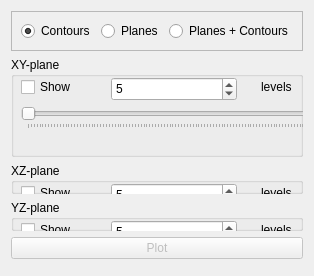
              <widget class="QWidget" name="tab_4">
               <attribute name="title">
                <string>Contours</string>
               </attribute>
               <layout class="QVBoxLayout" name="verticalLayout_5">
                <item>
                 <widget class="QFrame" name="frame_9">
                  <property name="minimumSize">
                   <size>
                    <width>0</width>
                    <height>40</height>
                   </size>
                  </property>
                  <property name="maximumSize">
                   <size>
                    <width>16777215</width>
                    <height>40</height>
                   </size>
                  </property>
                  <property name="frameShape">
                   <enum>QFrame::StyledPanel</enum>
                  </property>
                  <property name="frameShadow">
                   <enum>QFrame::Raised</enum>
                  </property>
                  <layout class="QHBoxLayout" name="horizontalLayout_6">
                   <item>
                    <widget class="QRadioButton" name="FormActionsPostRadioContour">
                     <property name="text">
                      <string>Contours</string>
                     </property>
                     <property name="checked">
                      <bool>true</bool>
                     </property>
                    </widget>
                   </item>
                   <item>
                    <widget class="QRadioButton" name="FormActionsPostRadioColorPlane">
                     <property name="text">
                      <string>Planes</string>
                     </property>
                    </widget>
                   </item>
                   <item>
                    <widget class="QRadioButton" name="FormActionsPostRadioColorPlaneContours">
                     <property name="text">
                      <string>Planes + Contours</string>
                     </property>
                    </widget>
                   </item>
                  </layout>
                 </widget>
                </item>
                <item>
                 <widget class="QGroupBox" name="groupBox_4">
                  <property name="minimumSize">
                   <size>
                    <width>0</width>
                    <height>100</height>
                   </size>
                  </property>
                  <property name="maximumSize">
                   <size>
                    <width>16777215</width>
                    <height>150</height>
                   </size>
                  </property>
                  <property name="title">
                   <string>XY-plane</string>
                  </property>
                  <widget class="QSlider" name="FormActionsPostSliderContourXY">
                   <property name="geometry">
                    <rect>
                     <x>10</x>
                     <y>50</y>
                     <width>301</width>
                     <height>22</height>
                    </rect>
                   </property>
                   <property name="orientation">
                    <enum>Qt::Horizontal</enum>
                   </property>
                   <property name="tickPosition">
                    <enum>QSlider::TicksBelow</enum>
                   </property>
                  </widget>
                  <widget class="QCheckBox" name="FormActionsPostCheckContourXY">
                   <property name="geometry">
                    <rect>
                     <x>10</x>
                     <y>20</y>
                     <width>71</width>
                     <height>20</height>
                    </rect>
                   </property>
                   <property name="text">
                    <string>Show</string>
                   </property>
                  </widget>
                  <widget class="QLabel" name="label_11">
                   <property name="geometry">
                    <rect>
                     <x>250</x>
                     <y>20</y>
                     <width>61</width>
                     <height>19</height>
                    </rect>
                   </property>
                   <property name="text">
                    <string>levels</string>
                   </property>
                  </widget>
                  <widget class="QLabel" name="FormActionsPostLabelContourXYposition">
                   <property name="geometry">
                    <rect>
                     <x>10</x>
                     <y>80</y>
                     <width>301</width>
                     <height>16</height>
                    </rect>
                   </property>
                   <property name="text">
                    <string/>
                   </property>
                  </widget>
                  <widget class="QSpinBox" name="FormActionsPostLabelSurfaceNcontoursXY">
                   <property name="geometry">
                    <rect>
                     <x>100</x>
                     <y>20</y>
                     <width>126</width>
                     <height>24</height>
                    </rect>
                   </property>
                   <property name="minimumSize">
                    <size>
                     <width>0</width>
                     <height>24</height>
                    </size>
                   </property>
                   <property name="maximumSize">
                    <size>
                     <width>16777215</width>
                     <height>24</height>
                    </size>
                   </property>
                   <property name="value">
                    <number>5</number>
                   </property>
                  </widget>
                 </widget>
                </item>
                <item>
                 <widget class="QGroupBox" name="groupBox_7">
                  <property name="title">
                   <string>XZ-plane</string>
                  </property>
                  <widget class="QSlider" name="FormActionsPostSliderContourXZ">
                   <property name="geometry">
                    <rect>
                     <x>10</x>
                     <y>50</y>
                     <width>301</width>
                     <height>22</height>
                    </rect>
                   </property>
                   <property name="orientation">
                    <enum>Qt::Horizontal</enum>
                   </property>
                   <property name="tickPosition">
                    <enum>QSlider::TicksBelow</enum>
                   </property>
                  </widget>
                  <widget class="QCheckBox" name="FormActionsPostCheckContourXZ">
                   <property name="geometry">
                    <rect>
                     <x>10</x>
                     <y>20</y>
                     <width>81</width>
                     <height>20</height>
                    </rect>
                   </property>
                   <property name="text">
                    <string>Show</string>
                   </property>
                  </widget>
                  <widget class="QLabel" name="FormActionsPostLabelContourXZposition">
                   <property name="geometry">
                    <rect>
                     <x>10</x>
                     <y>80</y>
                     <width>301</width>
                     <height>16</height>
                    </rect>
                   </property>
                   <property name="text">
                    <string/>
                   </property>
                  </widget>
                  <widget class="QLabel" name="label_12">
                   <property name="geometry">
                    <rect>
                     <x>250</x>
                     <y>20</y>
                     <width>71</width>
                     <height>19</height>
                    </rect>
                   </property>
                   <property name="text">
                    <string>levels</string>
                   </property>
                  </widget>
                  <widget class="QSpinBox" name="FormActionsPostLabelSurfaceNcontoursXZ">
                   <property name="geometry">
                    <rect>
                     <x>100</x>
                     <y>20</y>
                     <width>126</width>
                     <height>24</height>
                    </rect>
                   </property>
                   <property name="minimumSize">
                    <size>
                     <width>0</width>
                     <height>24</height>
                    </size>
                   </property>
                   <property name="maximumSize">
                    <size>
                     <width>16777215</width>
                     <height>24</height>
                    </size>
                   </property>
                   <property name="value">
                    <number>5</number>
                   </property>
                  </widget>
                 </widget>
                </item>
                <item>
                 <widget class="QGroupBox" name="groupBox_5">
                  <property name="title">
                   <string>YZ-plane</string>
                  </property>
                  <widget class="QSlider" name="FormActionsPostSliderContourYZ">
                   <property name="geometry">
                    <rect>
                     <x>10</x>
                     <y>50</y>
                     <width>301</width>
                     <height>22</height>
                    </rect>
                   </property>
                   <property name="orientation">
                    <enum>Qt::Horizontal</enum>
                   </property>
                   <property name="tickPosition">
                    <enum>QSlider::TicksBelow</enum>
                   </property>
                  </widget>
                  <widget class="QCheckBox" name="FormActionsPostCheckContourYZ">
                   <property name="geometry">
                    <rect>
                     <x>10</x>
                     <y>20</y>
                     <width>81</width>
                     <height>20</height>
                    </rect>
                   </property>
                   <property name="text">
                    <string>Show</string>
                   </property>
                  </widget>
                  <widget class="QLabel" name="FormActionsPostLabelContourYZposition">
                   <property name="geometry">
                    <rect>
                     <x>10</x>
                     <y>80</y>
                     <width>301</width>
                     <height>16</height>
                    </rect>
                   </property>
                   <property name="text">
                    <string/>
                   </property>
                  </widget>
                  <widget class="QLabel" name="label_13">
                   <property name="geometry">
                    <rect>
                     <x>250</x>
                     <y>20</y>
                     <width>61</width>
                     <height>19</height>
                    </rect>
                   </property>
                   <property name="text">
                    <string>levels</string>
                   </property>
                  </widget>
                  <widget class="QSpinBox" name="FormActionsPostLabelSurfaceNcontoursYZ">
                   <property name="geometry">
                    <rect>
                     <x>100</x>
                     <y>20</y>
                     <width>126</width>
                     <height>24</height>
                    </rect>
                   </property>
                   <property name="minimumSize">
                    <size>
                     <width>0</width>
                     <height>24</height>
                    </size>
                   </property>
                   <property name="maximumSize">
                    <size>
                     <width>16777215</width>
                     <height>24</height>
                    </size>
                   </property>
                   <property name="value">
                    <number>5</number>
                   </property>
                  </widget>
                 </widget>
                </item>
                <item>
                 <widget class="QPushButton" name="FormActionsPostButContour">
                  <property name="enabled">
                   <bool>false</bool>
                  </property>
                  <property name="text">
                   <string>Plot</string>
                  </property>
                 </widget>
                </item>
                <item>
                 <widget class="QFrame" name="frame_14">
                  <property name="frameShape">
                   <enum>QFrame::StyledPanel</enum>
                  </property>
                  <property name="frameShadow">
                   <enum>QFrame::Raised</enum>
                  </property>
                 </widget>
                </item>
               </layout>
              </widget>
